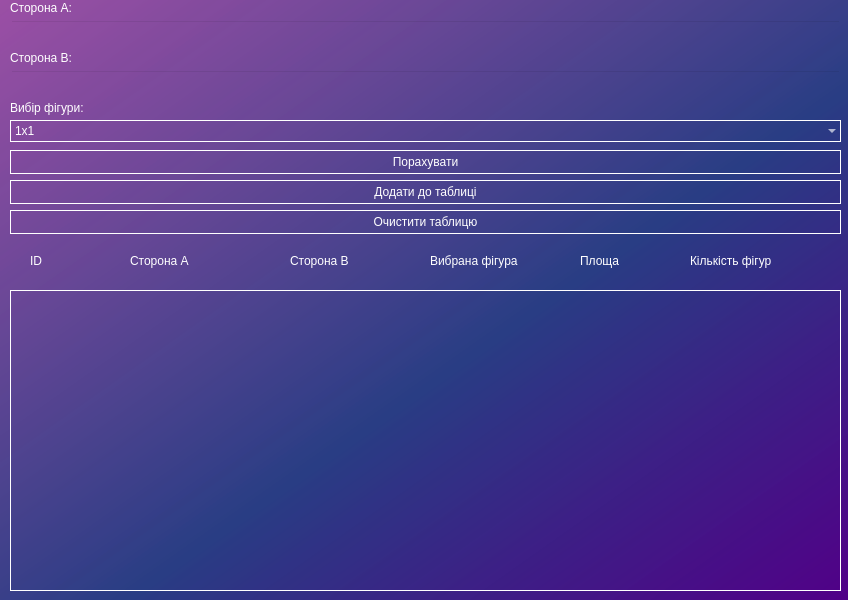
<?xml version="1.0" encoding="UTF-8"?>
<ui version="4.0">
 <class>MainWindow</class>
 <widget class="QMainWindow" name="MainWindow">
  <property name="geometry">
   <rect>
    <x>0</x>
    <y>0</y>
    <width>848</width>
    <height>600</height>
   </rect>
  </property>
  <property name="windowTitle">
   <string>Calculate</string>
  </property>
  <property name="styleSheet">
   <string notr="true">background-color: qlineargradient(spread:pad, x1:1, y1:1, x2:0, y2:0, stop:0 rgba(81, 0, 135, 255), stop:0.427447 rgba(41, 61, 132, 235), stop:1 rgba(155, 79, 165, 255));</string>
  </property>
  <widget class="QWidget" name="centralwidget">
   <widget class="QLineEdit" name="lineEdit">
    <property name="geometry">
     <rect>
      <x>10</x>
      <y>20</y>
      <width>831</width>
      <height>22</height>
     </rect>
    </property>
    <property name="styleSheet">
     <string notr="true">color: white;
background-color: rgba(0, 0, 0, 0);</string>
    </property>
   </widget>
   <widget class="QLabel" name="label">
    <property name="geometry">
     <rect>
      <x>10</x>
      <y>0</y>
      <width>71</width>
      <height>16</height>
     </rect>
    </property>
    <property name="styleSheet">
     <string notr="true">color: white;
background-color: rgba(0, 0, 0, 0);</string>
    </property>
    <property name="text">
     <string>Сторона A:</string>
    </property>
   </widget>
   <widget class="QLabel" name="label_2">
    <property name="geometry">
     <rect>
      <x>10</x>
      <y>50</y>
      <width>71</width>
      <height>16</height>
     </rect>
    </property>
    <property name="styleSheet">
     <string notr="true">color: white;
background-color: rgba(0, 0, 0, 0);</string>
    </property>
    <property name="text">
     <string>Сторона B:</string>
    </property>
   </widget>
   <widget class="QLineEdit" name="lineEdit_2">
    <property name="geometry">
     <rect>
      <x>10</x>
      <y>70</y>
      <width>831</width>
      <height>22</height>
     </rect>
    </property>
    <property name="styleSheet">
     <string notr="true">color: white;
background-color: rgba(0, 0, 0, 0);</string>
    </property>
   </widget>
   <widget class="QComboBox" name="comboBox">
    <property name="geometry">
     <rect>
      <x>10</x>
      <y>120</y>
      <width>831</width>
      <height>22</height>
     </rect>
    </property>
    <property name="styleSheet">
     <string notr="true">color: white;
background-color: rgba(0, 0, 0, 0);
border: 1px solid #ffffff;</string>
    </property>
    <item>
     <property name="text">
      <string>1x1</string>
     </property>
    </item>
    <item>
     <property name="text">
      <string>3x5</string>
     </property>
    </item>
    <item>
     <property name="text">
      <string>5x5</string>
     </property>
    </item>
    <item>
     <property name="text">
      <string>7x7</string>
     </property>
    </item>
    <item>
     <property name="text">
      <string>5x10</string>
     </property>
    </item>
   </widget>
   <widget class="QLabel" name="label_3">
    <property name="geometry">
     <rect>
      <x>10</x>
      <y>100</y>
      <width>81</width>
      <height>16</height>
     </rect>
    </property>
    <property name="styleSheet">
     <string notr="true">color: white;
background-color: rgba(0, 0, 0, 0);</string>
    </property>
    <property name="text">
     <string>Вибір фігури:</string>
    </property>
   </widget>
   <widget class="QPushButton" name="pushButton">
    <property name="geometry">
     <rect>
      <x>10</x>
      <y>150</y>
      <width>831</width>
      <height>24</height>
     </rect>
    </property>
    <property name="styleSheet">
     <string notr="true">color: white;
background-color: rgba(0, 0, 0, 0);
border: 1px solid #ffffff;</string>
    </property>
    <property name="text">
     <string>Порахувати</string>
    </property>
   </widget>
   <widget class="QPushButton" name="pushButton_2">
    <property name="geometry">
     <rect>
      <x>10</x>
      <y>180</y>
      <width>831</width>
      <height>24</height>
     </rect>
    </property>
    <property name="styleSheet">
     <string notr="true">color: white;
background-color: rgba(0, 0, 0, 0);
border: 1px solid #ffffff;</string>
    </property>
    <property name="text">
     <string>Додати до таблиці</string>
    </property>
   </widget>
   <widget class="QPushButton" name="pushButton_3">
    <property name="geometry">
     <rect>
      <x>10</x>
      <y>210</y>
      <width>831</width>
      <height>24</height>
     </rect>
    </property>
    <property name="styleSheet">
     <string notr="true">color: white;
background-color: rgba(0, 0, 0, 0);
border: 1px solid #ffffff;</string>
    </property>
    <property name="text">
     <string>Очистити таблицю</string>
    </property>
   </widget>
   <widget class="QTableView" name="tableView">
    <property name="geometry">
     <rect>
      <x>10</x>
      <y>290</y>
      <width>831</width>
      <height>301</height>
     </rect>
    </property>
    <property name="tabletTracking">
     <bool>false</bool>
    </property>
    <property name="styleSheet">
     <string notr="true">color: white;
background-color: rgba(0, 0, 0, 0);
border: 1px solid #ffffff;</string>
    </property>
    <property name="showGrid">
     <bool>true</bool>
    </property>
   </widget>
   <widget class="QLabel" name="label_4">
    <property name="geometry">
     <rect>
      <x>130</x>
      <y>240</y>
      <width>151</width>
      <height>41</height>
     </rect>
    </property>
    <property name="styleSheet">
     <string notr="true">background-color: rgba(0, 0, 0, 0);
color: white;
</string>
    </property>
    <property name="text">
     <string>Сторона A</string>
    </property>
   </widget>
   <widget class="QLabel" name="label_5">
    <property name="geometry">
     <rect>
      <x>290</x>
      <y>240</y>
      <width>131</width>
      <height>41</height>
     </rect>
    </property>
    <property name="styleSheet">
     <string notr="true">background-color: rgba(0, 0, 0, 0);
color: white;
</string>
    </property>
    <property name="text">
     <string>Сторона B</string>
    </property>
   </widget>
   <widget class="QLabel" name="label_6">
    <property name="geometry">
     <rect>
      <x>430</x>
      <y>240</y>
      <width>121</width>
      <height>41</height>
     </rect>
    </property>
    <property name="styleSheet">
     <string notr="true">background-color: rgba(0, 0, 0, 0);
color: white;
</string>
    </property>
    <property name="text">
     <string>Вибрана фігура</string>
    </property>
   </widget>
   <widget class="QLabel" name="label_7">
    <property name="geometry">
     <rect>
      <x>580</x>
      <y>240</y>
      <width>131</width>
      <height>41</height>
     </rect>
    </property>
    <property name="styleSheet">
     <string notr="true">background-color: rgba(0, 0, 0, 0);
color: white;
</string>
    </property>
    <property name="text">
     <string>Площа</string>
    </property>
   </widget>
   <widget class="QLabel" name="label_8">
    <property name="geometry">
     <rect>
      <x>690</x>
      <y>240</y>
      <width>131</width>
      <height>41</height>
     </rect>
    </property>
    <property name="styleSheet">
     <string notr="true">background-color: rgba(0, 0, 0, 0);
color: white;
</string>
    </property>
    <property name="text">
     <string>Кількість фігур</string>
    </property>
   </widget>
   <widget class="QLabel" name="label_9">
    <property name="geometry">
     <rect>
      <x>30</x>
      <y>240</y>
      <width>121</width>
      <height>41</height>
     </rect>
    </property>
    <property name="styleSheet">
     <string notr="true">background-color: rgba(0, 0, 0, 0);
color: white;
</string>
    </property>
    <property name="text">
     <string>ID</string>
    </property>
   </widget>
  </widget>
 </widget>
 <resources/>
 <connections/>
</ui>
